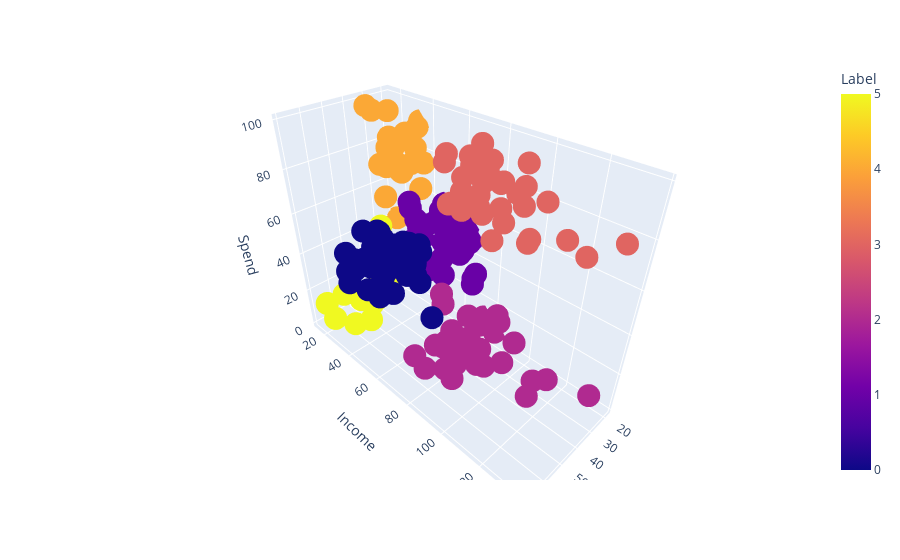

The notebook cell saved with this chart:
### Code cell
fig = px.scatter_3d(data_frame=X2, x='Age', y='Income', z='Spend', color='Label')
fig.show()

### Figure 1 — Plotly figure (JSON) as saved in the notebook; plotly's stock layout.template omitted (floating-point values rounded to 4 significant figures; data arrays with more than 128 entries replaced by an {"elided": "..."} marker saying what was removed)
{"data": [{"hovertemplate": "Age=%{x}<br>Income=%{y}<br>Spend=%{z}<br>Label=%{marker.color}<extra></extra>", "legendgroup": "", "marker": {"color": {"elided": "200 int values"}, "coloraxis": "coloraxis", "symbol": "circle"}, "mode": "markers", "name": "", "scene": "scene", "showlegend": false, "type": "scatter3d", "x": {"elided": "200 int values"}, "y": {"elided": "200 int values"}, "z": {"elided": "200 int values"}}], "layout": {"coloraxis": {"colorbar": {"title": {"text": "Label"}}, "colorscale": [[0, "#0d0887"], [0.1111, "#46039f"], [0.2222, "#7201a8"], [0.3333, "#9c179e"], [0.4444, "#bd3786"], [0.5556, "#d8576b"], [0.6667, "#ed7953"], [0.7778, "#fb9f3a"], [0.8889, "#fdca26"], [1, "#f0f921"]]}, "legend": {"tracegroupgap": 0}, "margin": {"t": 60}, "scene": {"domain": {"x": [0, 1], "y": [0, 1]}, "xaxis": {"title": {"text": "Age"}}, "yaxis": {"title": {"text": "Income"}}, "zaxis": {"title": {"text": "Spend"}}}}}
